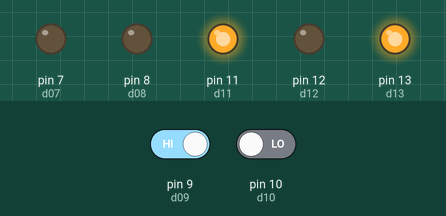
This sketch was run on a simulated Arduino Uno, built with avr-gcc and run on an emulated ATmega328P. Parts: output pins drawn as LEDs (lit = HIGH). Inputs (shaded band) come from the test bench; at power-on: pin 9 (d09) HIGH, pin 10 (d10) LOW.

Above: at 1.2 s.
1.3 s: pin 9 (d09) driven LOW
At 2.5 s:
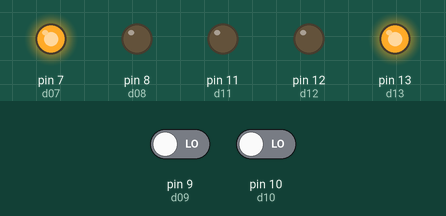
2.8 s: pin 10 (d10) driven HIGH
At 3.7 s:
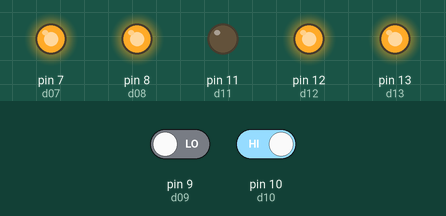
4.3 s: pin 9 (d09) driven HIGH
At 4.9 s:
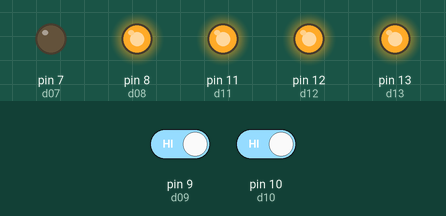
5.8 s: pin 10 (d10) driven LOW
At 7.2 s:
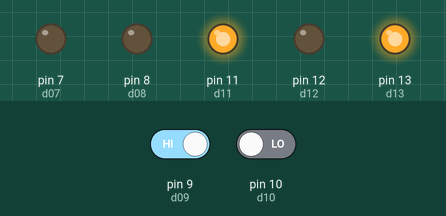
Timing chart, 0 to 8.3 s (numbered marks = the images above; inputs shaded):
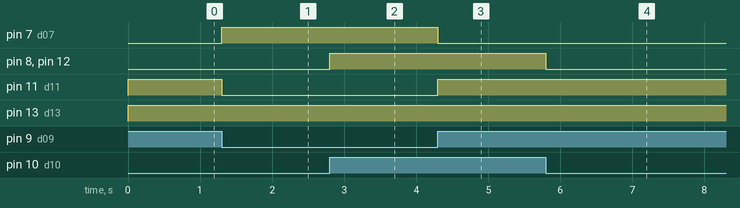

Measured:
- after the input at 1.3 s, pin 7 (d07): LOW → HIGH at once; pin 11 (d11): HIGH → LOW at once
- after the input at 2.8 s, pin 8 (d08), pin 12 (d12): LOW → HIGH at once
- after the input at 4.3 s, pin 7 (d07): HIGH → LOW at once; pin 11 (d11): LOW → HIGH at once
- after the input at 5.8 s, pin 8 (d08), pin 12 (d12): HIGH → LOW at once

The sketch:

p4_control_motor_botones.ino
```cpp
int d13 = 13;
int d12 = 12;
int d11 = 11;
int d10 = 10;
int d09 = 9;
int d08 = 8;
int d07 = 7;
void setup() {
  // put your setup code here, to run once:
  pinMode(d13, OUTPUT);
  pinMode(d12, OUTPUT);
  pinMode(d11, OUTPUT);
  pinMode(d10, INPUT);
  pinMode(d09, INPUT);
  pinMode(d08, OUTPUT);
  pinMode(d07, OUTPUT);
}

void loop() {
  // put your main code here, to run repeatedly:
  digitalWrite(d13,HIGH);

  if(digitalRead(d10)==HIGH){
    digitalWrite(d12,HIGH);
    digitalWrite(d08,HIGH);
  }else{
    digitalWrite(d12,LOW);
    digitalWrite(d08,LOW);
  }

  if(digitalRead(d09)==LOW){
    digitalWrite(d11,LOW);
    digitalWrite(d07,HIGH);
  }else{
    digitalWrite(d11,HIGH);
    digitalWrite(d07,LOW);
  }

}//LOOP
```
